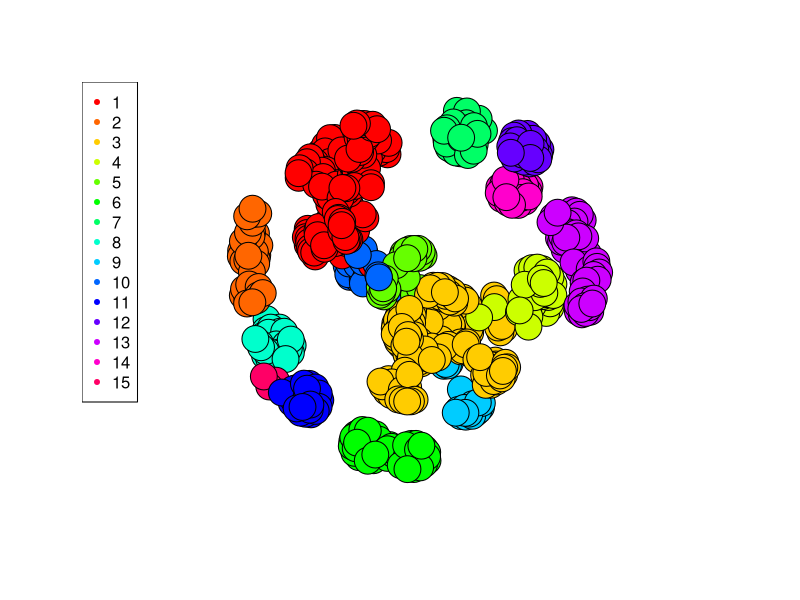

The R source for this figure:
## ---- chunk 1
#install.packages("dplyr")
#install.packages("stringi")
#install.packages("igraph")
library(dplyr)
library(stringi)
library(igraph)
## ---- chunk 2
df <- read.csv(file = 'football_competitions.csv')
head(df)
## ---- chunk 3
str(df)
## ---- chunk 4
max(df$pl_a - df$pl_f + df$pl_gd)
## ---- chunk 5
max(df$pl_pi - df$pl_w - df$pl_d -df$pl_l)
## ---- chunk 6
df_clean <- df[,c('pl_w','pl_d','pl_l','pl_f','pl_a','pl_pts')]
## ---- chunk 7
comp_variation <- df %>% group_by(df$competition) %>% summarise(variacion_partidos = sd(pl_pi))
comp_variation <- comp_variation[comp_variation$variacion_partidos > 0,]
comp_variation
## ---- chunk 8
# Separar competicion, grupo y año
intermediate_comp <- stri_match(df$competition, regex="(.*?)[ ]*([^ ]*\\d)$")
intermediate_comp_name <- stri_match(intermediate_comp[,2], regex="(.*?)[ ]+-[ ]+(.*)")
df_clean[is.na(intermediate_comp_name[,1]), 'comp'] <- 
  intermediate_comp[is.na(intermediate_comp_name[,1]),2]
df_clean[is.na(intermediate_comp_name[,1]), 'group'] <- NA
df_clean[!is.na(intermediate_comp_name[,1]), 'comp'] <-
  intermediate_comp_name[!is.na(intermediate_comp_name[,1]),2]
df_clean[!is.na(intermediate_comp_name[,1]), 'group'] <-
  intermediate_comp_name[!is.na(intermediate_comp_name[,1]),3]
intermediate_comp_year <- 
  stri_match(intermediate_comp[,3], regex="(.*)/(.*)")
# Añadir año de comienzo y año de fin.
df_clean[is.na(intermediate_comp_year[,1]),'begin'] <-
  as.integer(intermediate_comp[is.na(intermediate_comp_year[,1]),3])
df_clean[is.na(intermediate_comp_year[,1]),'end'] <-
  as.integer(intermediate_comp[is.na(intermediate_comp_year[,1]),3])
df_clean[!is.na(intermediate_comp_year[,1]),'begin'] <-
  as.integer(intermediate_comp_year[!is.na(intermediate_comp_year[,1]),2])
df_clean[!is.na(intermediate_comp_year[,1]),'end'] <-
  as.integer(paste("20", intermediate_comp_year[!is.na(intermediate_comp_year[,1]),3], sep=""))
## ---- chunk 9
df_clean$pl_team <- stri_match(df$pl_team, regex="([^\\*]*)( \\*)?")[,2]
df_clean$pl_team <- stri_match(df_clean$pl_team, regex="(.*[^ ])( )*")[,2]
## ---- chunk 10
df_clean$female <- !is.na(stri_match(df_clean$comp, regex="Women"))
df_clean$sub21 <- !is.na(stri_match(df_clean$comp, regex="U(nder)?( )*-( )*?21")[,1])
## ---- chunk 11
b <- df_clean[,c("comp","pl_team")] %>% distinct()
n <- length(b[,1])
g <- c()
for (i in 1:n ){
g <- c(g, paste( "C:", b[i,"comp"]), paste("T:", b[i,"pl_team"]))
}
graph <- make_graph(g, directed=FALSE)
## ---- chunk 12
fc <- fastgreedy.community(graph)
df_clean$comp_comm <- membership(fc)[paste("C:",df_clean$comp)]
df_clean$team_comm <- membership(fc)[paste("T:",df_clean$pl_team)]
## ---- chunk 13
sapply(df_clean, function(x) sum(is.na(x)))
## ---- chunk 14
sum(df_clean[,c('pl_w','pl_d','pl_l',
            'pl_f','pl_a','pl_pts',
            'begin','end')]==0)
## ---- chunk 15
boxplot.stats(df$pl_w)$out
## ---- chunk 16
boxplot.stats(df$pl_d)$out
## ---- chunk 17
boxplot.stats(df$pl_l)$out
## ---- chunk 18
boxplot.stats(df$pl_f)$out
## ---- chunk 19
boxplot.stats(df$pl_a)$out
## ---- chunk 20
#write.csv(df_clean, 'clean.csv')
df_final <- read.csv(file = 'clean.csv')
## ---- chunk 21
colors <- rainbow(max(membership(fc)))
table(df_clean$team_comm, df_clean$comp_comm)
bb <- df_clean[,c("pl_team", "team_comm")] %>% distinct()
bbb <- df_clean[,c("comp", "comp_comm")] %>% distinct()
comm <- list()
n <- length(bb[,1])
for (i in 1:n ){
comm[paste("T:",bb[i,"pl_team"])] <- bb[i,"team_comm"]
}
n <- length(bbb[,1])
for (i in 1:n ){
comm[paste("C:",bbb[i,"comp"])] <- bbb[i,"comp_comm"]
}
col <- c()
for (name in V(graph)$name){
  col <- c(col, colors[comm[[name]]])
  
}
plot(graph, vertex.label=NA, vertex.size=15, arrow.width=1,vertex.color=col)
legend('topleft',legend=1:max(membership(fc)), pch=20, col=colors)
## ---- chunk 22
groups(fc)
## ---- chunk 23
table(df_clean$female,df_clean$sub21)
